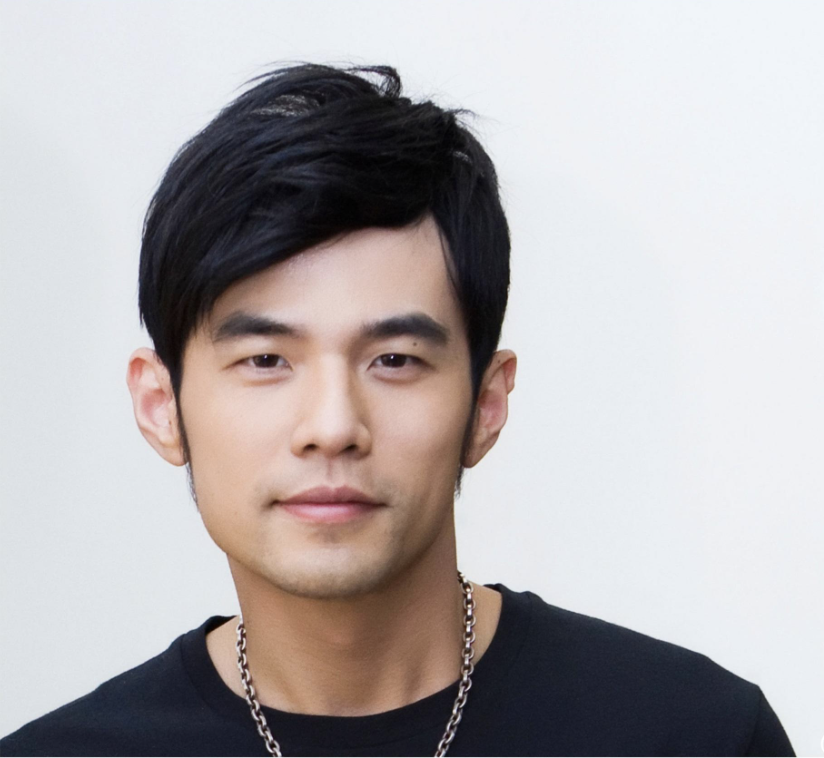
#> input picture save/2.zhou.png, 824 x 758 px, found by its file name; its folder holds only this picture in this run
$ python Data_training.py
#> lines starting #> are read from the running program, lines starting #| are printed output that depends on the picture
import os
import cv2
from PIL import Image
import numpy as np

def getImageAndLabels(path):
    # save face data arrays
    facesSamples = []
    # save name data arrays
    ids = []
    # save image info
    imagePaths = [os.path.join(path, f) for f in os.listdir(path)]
    # load recognizer
    face_detector = cv2.CascadeClassifier('/Users/caohan/Anaconda/anaconda3/lib/python3.9/site-packages/cv2/data/haarcascade_frontalface_alt2.xml')
    # list of images
    for imagePath in imagePaths:
        # Open the image, there are nine different modes of greyscale: 1,L,P,RGB,RGBA,CMYK,YCbCr,I,F
        # L is a grayscale image, each pixel becomes a value from 0-255, the darker the colour the larger the value
        PIL_img = Image.open(imagePath).convert('L')
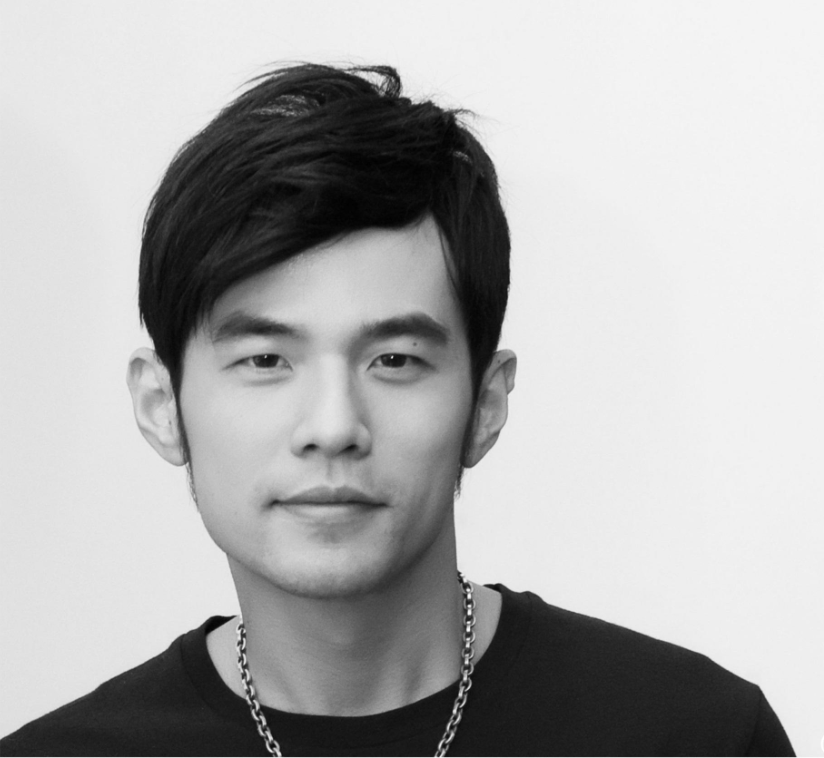
#> PIL_img: PIL image 824x758 L; min 1, max 254, mean 174.8
        # Converting images to arrays, black and white and light grey. Vectorisation
        img_numpy = np.array(PIL_img, 'uint8')
        # get face Features
        faces = face_detector.detectMultiScale(img_numpy)
#> faces = [[160, 225, 343, 343]]
        # get each image ids and names
        id = int(os.path.split(imagePath)[1].split('.')[0])  # Extract
        # Preventing faceless pictures
        for x, y, w, h in faces:
            ids.append(id)
            facesSamples.append(img_numpy[y:y+h, x:x+w])
#> this loop made 1 pass
#> after the loop, facesSamples = 1 item; ids = [2]
        # print face id and features
    print('id:', id)
    print('fs:', facesSamples)
#> (printed output is left out)
    return facesSamples, ids

if __name__ == '__main__':
    # Path of an image
    path = '/Users/caohan/Desktop/Face_Recognition/save/'
    # get image Arrays and ids tags and image name
    faces, ids = getImageAndLabels(path)
#> faces = 1 item; ids = [2]
    # load recognizer
    recognizer = cv2.face.LBPHFaceRecognizer_create()
    # training
    recognizer.train(faces, np.array(ids))
    # Facial information and ids are saved one by one in a file
    # save files
    recognizer.write('trainer/trainer.yml')
